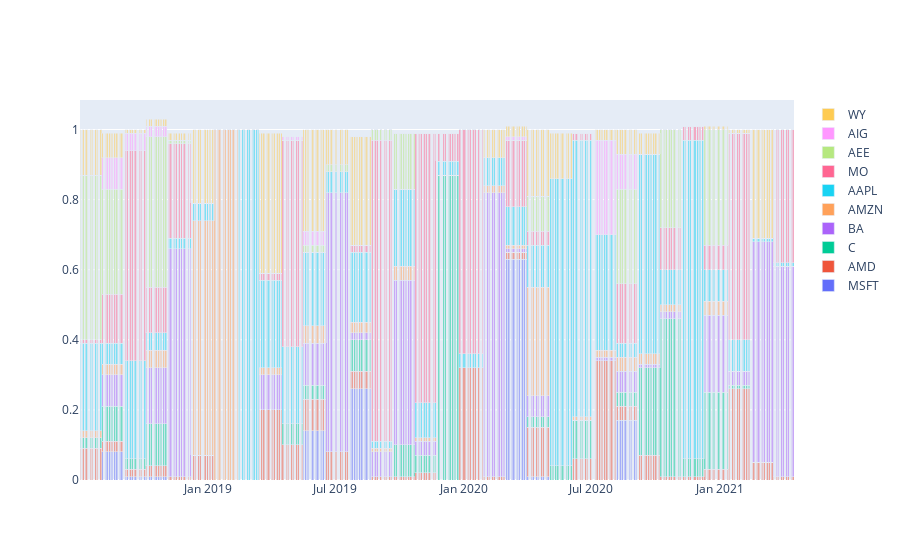

Notebook code for this chart:
### Code cell
plotAllocation(ah.dropna())

### Figure 1 — Plotly figure (JSON) as saved in the notebook; plotly's stock layout.template omitted (floating-point values rounded to 4 significant figures; data arrays with more than 128 entries replaced by an {"elided": "..."} marker saying what was removed)
{"data": [{"name": "MSFT", "type": "bar", "x": {"elided": "703 str values"}, "y": {"elided": "703 float values"}}, {"name": "AMD", "type": "bar", "x": {"elided": "703 str values"}, "y": {"elided": "703 float values"}}, {"name": "C", "type": "bar", "x": {"elided": "703 str values"}, "y": {"elided": "703 float values"}}, {"name": "BA", "type": "bar", "x": {"elided": "703 str values"}, "y": {"elided": "703 float values"}}, {"name": "AMZN", "type": "bar", "x": {"elided": "703 str values"}, "y": {"elided": "703 float values"}}, {"name": "AAPL", "type": "bar", "x": {"elided": "703 str values"}, "y": {"elided": "703 float values"}}, {"name": "MO", "type": "bar", "x": {"elided": "703 str values"}, "y": {"elided": "703 float values"}}, {"name": "AEE", "type": "bar", "x": {"elided": "703 str values"}, "y": {"elided": "703 float values"}}, {"name": "AIG", "type": "bar", "x": {"elided": "703 str values"}, "y": {"elided": "703 float values"}}, {"name": "WY", "type": "bar", "x": {"elided": "703 str values"}, "y": {"elided": "703 float values"}}], "layout": {"bargap": 0, "bargroupgap": 0, "barmode": "stack", "xaxis": {"categoryorder": "total descending"}}}
